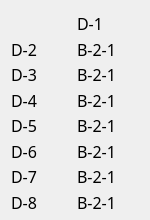
   <widget class="QWidget" name="gridWidget_14" native="true">
    <property name="geometry">
     <rect>
      <x>500</x>
      <y>640</y>
      <width>150</width>
      <height>220</height>
     </rect>
    </property>
    <property name="minimumSize">
     <size>
      <width>150</width>
      <height>220</height>
     </size>
    </property>
    <property name="maximumSize">
     <size>
      <width>150</width>
      <height>220</height>
     </size>
    </property>
    <layout class="QGridLayout" name="gridLayout_17">
     <item row="5" column="1">
      <widget class="QLabel" name="label1_93">
       <property name="minimumSize">
        <size>
         <width>60</width>
         <height>25</height>
        </size>
       </property>
       <property name="maximumSize">
        <size>
         <width>60</width>
         <height>25</height>
        </size>
       </property>
       <property name="font">
        <font>
         <family>黑体</family>
         <pointsize>12</pointsize>
        </font>
       </property>
       <property name="text">
        <string>B-2-1</string>
       </property>
      </widget>
     </item>
     <item row="3" column="1">
      <widget class="QLabel" name="label1_94">
       <property name="minimumSize">
        <size>
         <width>60</width>
         <height>25</height>
        </size>
       </property>
       <property name="maximumSize">
        <size>
         <width>60</width>
         <height>25</height>
        </size>
       </property>
       <property name="font">
        <font>
         <family>黑体</family>
         <pointsize>12</pointsize>
        </font>
       </property>
       <property name="text">
        <string>B-2-1</string>
       </property>
      </widget>
     </item>
     <item row="4" column="1">
      <widget class="QLabel" name="label1_97">
       <property name="minimumSize">
        <size>
         <width>60</width>
         <height>25</height>
        </size>
       </property>
       <property name="maximumSize">
        <size>
         <width>60</width>
         <height>25</height>
        </size>
       </property>
       <property name="font">
        <font>
         <family>黑体</family>
         <pointsize>12</pointsize>
        </font>
       </property>
       <property name="text">
        <string>B-2-1</string>
       </property>
      </widget>
     </item>
     <item row="6" column="1">
      <widget class="QLabel" name="label1_95">
       <property name="minimumSize">
        <size>
         <width>60</width>
         <height>25</height>
        </size>
       </property>
       <property name="maximumSize">
        <size>
         <width>60</width>
         <height>25</height>
        </size>
       </property>
       <property name="font">
        <font>
         <family>黑体</family>
         <pointsize>12</pointsize>
        </font>
       </property>
       <property name="text">
        <string>B-2-1</string>
       </property>
      </widget>
     </item>
     <item row="7" column="1">
      <widget class="QLabel" name="label1_96">
       <property name="minimumSize">
        <size>
         <width>60</width>
         <height>25</height>
        </size>
       </property>
       <property name="maximumSize">
        <size>
         <width>60</width>
         <height>25</height>
        </size>
       </property>
       <property name="font">
        <font>
         <family>黑体</family>
         <pointsize>12</pointsize>
        </font>
       </property>
       <property name="text">
        <string>B-2-1</string>
       </property>
      </widget>
     </item>
     <item row="7" column="0">
      <widget class="QLabel" name="label1_98">
       <property name="minimumSize">
        <size>
         <width>60</width>
         <height>25</height>
        </size>
       </property>
       <property name="maximumSize">
        <size>
         <width>60</width>
         <height>25</height>
        </size>
       </property>
       <property name="font">
        <font>
         <family>黑体</family>
         <pointsize>12</pointsize>
        </font>
       </property>
       <property name="text">
        <string>D-8</string>
       </property>
      </widget>
     </item>
     <item row="6" column="0">
      <widget class="QLabel" name="label1_99">
       <property name="minimumSize">
        <size>
         <width>60</width>
         <height>25</height>
        </size>
       </property>
       <property name="maximumSize">
        <size>
         <width>60</width>
         <height>25</height>
        </size>
       </property>
       <property name="font">
        <font>
         <family>黑体</family>
         <pointsize>12</pointsize>
        </font>
       </property>
       <property name="text">
        <string>D-7</string>
       </property>
      </widget>
     </item>
     <item row="0" column="1">
      <widget class="QLabel" name="label1_100">
       <property name="minimumSize">
        <size>
         <width>60</width>
         <height>25</height>
        </size>
       </property>
       <property name="maximumSize">
        <size>
         <width>60</width>
         <height>25</height>
        </size>
       </property>
       <property name="font">
        <font>
         <family>黑体</family>
         <pointsize>12</pointsize>
        </font>
       </property>
       <property name="text">
        <string>D-1</string>
       </property>
      </widget>
     </item>
     <item row="4" column="0">
      <widget class="QLabel" name="label1_147">
       <property name="minimumSize">
        <size>
         <width>60</width>
         <height>25</height>
        </size>
       </property>
       <property name="maximumSize">
        <size>
         <width>60</width>
         <height>25</height>
        </size>
       </property>
       <property name="font">
        <font>
         <family>黑体</family>
         <pointsize>12</pointsize>
        </font>
       </property>
       <property name="text">
        <string>D-5</string>
       </property>
      </widget>
     </item>
     <item row="5" column="0">
      <widget class="QLabel" name="label1_146">
       <property name="minimumSize">
        <size>
         <width>60</width>
         <height>25</height>
        </size>
       </property>
       <property name="maximumSize">
        <size>
         <width>60</width>
         <height>25</height>
        </size>
       </property>
       <property name="font">
        <font>
         <family>黑体</family>
         <pointsize>12</pointsize>
        </font>
       </property>
       <property name="text">
        <string>D-6</string>
       </property>
      </widget>
     </item>
     <item row="3" column="0">
      <widget class="QLabel" name="label1_148">
       <property name="minimumSize">
        <size>
         <width>60</width>
         <height>25</height>
        </size>
       </property>
       <property name="maximumSize">
        <size>
         <width>60</width>
         <height>25</height>
        </size>
       </property>
       <property name="font">
        <font>
         <family>黑体</family>
         <pointsize>12</pointsize>
        </font>
       </property>
       <property name="text">
        <string>D-4</string>
       </property>
      </widget>
     </item>
     <item row="1" column="1">
      <widget class="QLabel" name="label1_149">
       <property name="minimumSize">
        <size>
         <width>60</width>
         <height>25</height>
        </size>
       </property>
       <property name="maximumSize">
        <size>
         <width>60</width>
         <height>25</height>
        </size>
       </property>
       <property name="font">
        <font>
         <family>黑体</family>
         <pointsize>12</pointsize>
        </font>
       </property>
       <property name="text">
        <string>B-2-1</string>
       </property>
      </widget>
     </item>
     <item row="2" column="1">
      <widget class="QLabel" name="label1_150">
       <property name="minimumSize">
        <size>
         <width>60</width>
         <height>25</height>
        </size>
       </property>
       <property name="maximumSize">
        <size>
         <width>60</width>
         <height>25</height>
        </size>
       </property>
       <property name="font">
        <font>
         <family>黑体</family>
         <pointsize>12</pointsize>
        </font>
       </property>
       <property name="text">
        <string>B-2-1</string>
       </property>
      </widget>
     </item>
     <item row="1" column="0">
      <widget class="QLabel" name="label1_151">
       <property name="minimumSize">
        <size>
         <width>60</width>
         <height>25</height>
        </size>
       </property>
       <property name="maximumSize">
        <size>
         <width>60</width>
         <height>25</height>
        </size>
       </property>
       <property name="font">
        <font>
         <family>黑体</family>
         <pointsize>12</pointsize>
        </font>
       </property>
       <property name="text">
        <string>D-2</string>
       </property>
      </widget>
     </item>
     <item row="2" column="0">
      <widget class="QLabel" name="label1_152">
       <property name="minimumSize">
        <size>
         <width>60</width>
         <height>25</height>
        </size>
       </property>
       <property name="maximumSize">
        <size>
         <width>60</width>
         <height>25</height>
        </size>
       </property>
       <property name="font">
        <font>
         <family>黑体</family>
         <pointsize>12</pointsize>
        </font>
       </property>
       <property name="text">
        <string>D-3</string>
       </property>
      </widget>
     </item>
     <item row="0" column="0">
      <widget class="QLabel" name="label_143">
       <property name="minimumSize">
        <size>
         <width>25</width>
         <height>25</height>
        </size>
       </property>
       <property name="maximumSize">
        <size>
         <width>25</width>
         <height>25</height>
        </size>
       </property>
       <property name="styleSheet">
        <string notr="true">border-image: url(:/img/false.png);</string>
       </property>
       <property name="text">
        <string/>
       </property>
      </widget>
     </item>
    </layout>
   </widget>
